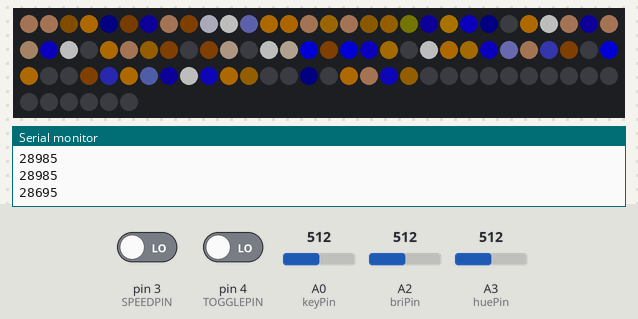
Bench run of a sketch on a simulated Arduino Uno, built with avr-gcc and run on an emulated ATmega328P. Shown: 96 RGB LEDs in strip order, left to right, continuing on the next row, the last lines printed to the serial monitor. The inputs (shaded band) are chosen by the test bench; at power-on: A2 (briPin) = 512, A3 (huePin) = 512, pin 3 (SPEEDPIN) LOW, pin 4 (TOGGLEPIN) LOW, A0 (keyPin) = 512. Dim RGB values are drawn brighter than linear; random numbers use the default seed unless the sketch sets one.

Above: at 4.8 s.
4.9 s: A2 (briPin) set to 0
At 6.1 s:
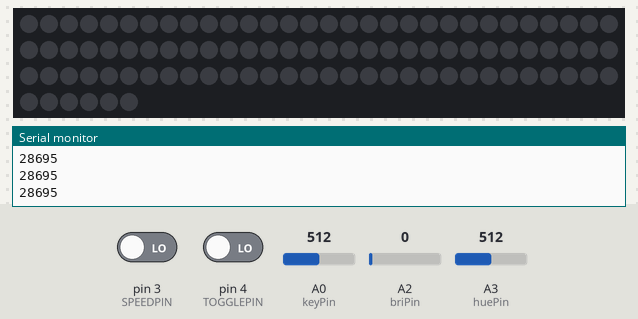
6.4 s: A2 (briPin) set to 20
At 6.58 s:
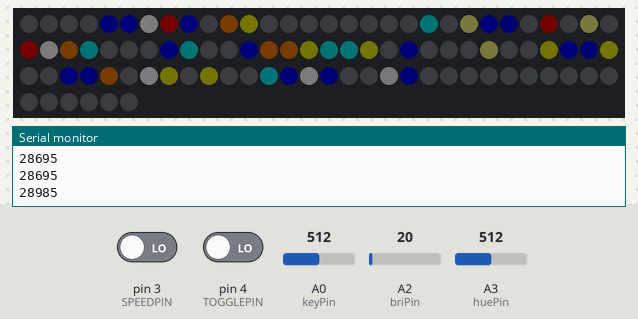
8.8 s: A3 (huePin) set to 716
At 8.99 s:
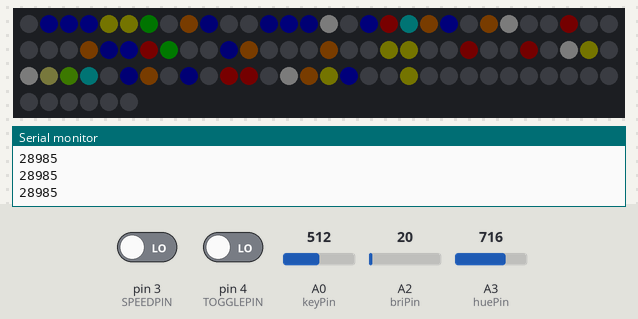
11.2 s: A3 (huePin) set to 900
At 11.41 s:
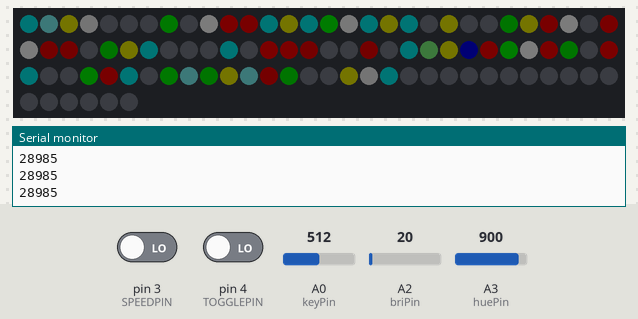
13.6 s: A3 (huePin) set to 306
At 13.84 s:
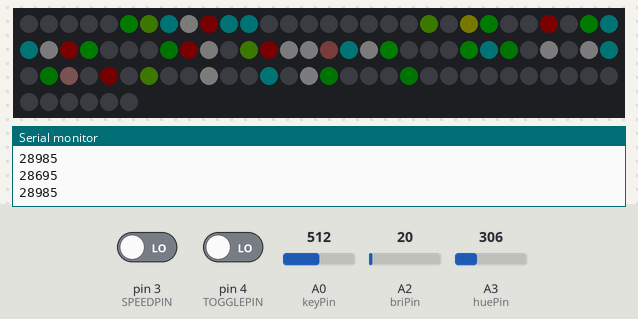
16.1 s: A2 (briPin) set to 122
At 16.26 s:
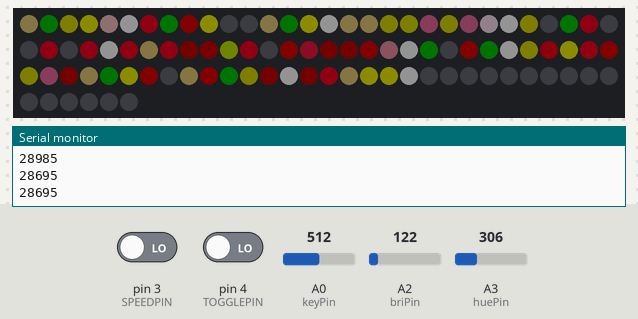

The sketch:

LogicEngineBasic7.ino
```cpp
//
//  RSeries Logic Engine AVR : Basic Sketch by Paul Murphy
//  ======================================================
//  This sketch provides basic functionality for the RSeries Logic Engine hardware.
//  Does not include microSD reading or I2C communication.
//
//  Uses the FastSPI_LED2 library : https://code.google.com/p/fastspi/downloads/detail?name=FastSPI_LED2.RC5.zip
//
//   revision history...
//   2014-01-15 : Optimizing memory to make way for the SD card's wretched 512 byte buffer.
//                Moved rldMap, fldMap, rldColors & fldColors out of SRAM and into flash memory.
//                Eliminated oColors array (adjusted hues are now calculated individually by updateLED instead of all at once).
//                Added debug option to report available SRAM.
//                Need to write the makeColors function and a few small helpers for updateLED.
//                Need to reduce LEDstat size (direction can be combined with color number to save 64 bytes)
//   2014-01-12 : Fixed prototype FLD bug
//   2014-01-08 : Removed debug options to free up some RAM. Fixed rldMap. Fixed fldMap.
//   2014-01-07 : Added 'Testpattern Mode' to aid assembly of the Rear Logic
//

/*

  Dr.Paul explains Colors, LED Direction and (if you're lucky) Midichlorians:

  We give the sketch a selection of 'Key' colors. For the Rear Logic we use 5 colors; black, dark green, green, yellow, red.
  The sketch takes those Key colors and generates several 'Tween' colors that fade between each Key color. These colors are
  all put in order in a big array called AllColors. The color elements themselves are HSV values (Hue, Saturation, Value).

  During the sketches main loop(), each pixel is cycled through all these colors, so thanks to the tween colors they appear to
  fade from color to color.  As each Key color is reached the pixel is paused for a slightly random number of loops; this
  randomness causes the color patterns to constantly evolve, so over time you will see different patterns emerge.

  Say we have 3 key colors and 1 tween color. This creates an AllColors array of 5 unique colors...
    0: Black
    1: Tween
    2: Red
    3: Tween
    4: Yellow
  After the 5th color (Yellow) is reached, we want to switch direction...
    5: Tween (3)
    6: Red   (2)
    7: Tween (1)
  So even though we only use 5 unique colors, each pixel loops through 8 color changes.
  Sometimes we might refer to Color 6; there is no Color 6 in our AllColors array, but we can figure it out...
  if (colorNum>=numColors) actualColorNum=numColors-(colorNum-numColors)-2;
  using the above example numbers...
  if (6>=5) colorNum=5-(6-5)-2; // so color 6 is really 2 (Red) when looping through the array in reverse

  To put it simply, if colorNum >= numColors then the pixel is moving in reverse through the color array.
*/

//  the TOGGLEPIN is used if there's no SD card. if this pin is jumped to +5V,
//  then we'll assume this is the RLD, otherwise we'll assume this is the FLD
#define TOGGLEPIN 4
//  the SPEEDPIN enables speed adjustment via the pots via the pause & delay
#define SPEEDPIN 3

//debug will print a bunch of stuff to serial. useful, but takes up valuable memory and may slow down routines a little
#define DEBUG 1 //0=off, 1=only report available memory, 2=report lots of stuff, 3=slow the main loop down

#define PROTOFLD //uncomment this line if your FLD boards have only 40 LEDs (final versions have 48 LEDs)

#define LOOPCHECK 20 //number of loops after which we'll check the pot values

#include "FastSPI_LED2.h"
#define NUM_LEDS 96 //absolute max number of LEDs possible (we use numLeds for actual number used later)
#define DATA_PIN 6
CRGB leds[NUM_LEDS];

byte Tweens=6;
byte tweenPause=7; // time to delay each tween color (aka fadeyness)
int keyPause=350; // time to delay each key color (aka pauseyness)
byte maxBrightness=255; // 0-255, no need to ever go over 128

int keyPin = A0; //analog pin to read keyPause value
int tweenPin = A1; //analog pin to read tweenPause value
int briPin = A2; //analog pin to read Brightness value
int huePin = A3; //analog pin to read Color/Hue shift value

byte totalColors,Keys; //

byte AllColors[45][3]; // a big array to hold all original KeyColors and all Tween colors
byte LEDstat[96][3]; // an array holding the current color number of each LED, its direction and pausetime
boolean speeds=0; //0 for preset, 1 for tweakable (depends on speedpin)
boolean logic=0; //0 for fld, 1 for rld (depends on togglepin)

//our LEDs aren't in numeric order (FLD is wired serpentine and RLD is all over the place!)
//so we can address specific LEDs more easily, we'll map them out here...
#include <avr/pgmspace.h> //to save SRAM, this stuff all gets stored in flash memory
const byte rldMap[]PROGMEM = {
 0, 1, 2, 3, 4, 5, 6, 7,48,49,50,51,52,53,54,55,
15,14,13,12,11,10, 9, 8,63,62,61,60,59,58,57,56,
16,17,18,19,20,21,22,23,64,65,66,67,68,69,70,71,
31,30,29,28,27,26,25,24,79,78,77,76,75,74,73,72,
32,33,34,35,36,37,38,39,80,81,82,83,84,85,86,87,
47,46,45,44,43,42,41,40,95,94,93,92,91,90,89,88};
#if defined PROTOFLD
//mapping for prototype fld boards (with only 40 LEDs)
const byte fldMap[]PROGMEM = {
 0, 1, 2, 3, 4, 5, 6, 7,
15,14,13,12,11,10, 9, 8,
16,17,18,19,20,21,22,23,
31,30,29,28,27,26,25,24,
32,33,34,35,36,37,38,39,
40,41,42,43,44,45,46,47,
55,54,53,52,51,50,49,48,
56,57,58,59,60,61,62,63,
71,70,69,68,67,66,65,64,
72,73,74,75,76,77,78,79};
#else
//mapping for final fld boards (with 48 LEDs)
const byte fldMap[]PROGMEM = {
15,14,13,12,11,10, 9, 8,
16,17,18,19,20,21,22,23,
31,30,29,28,27,26,25,24,
32,33,34,35,36,37,38,39,
40,41,42,43,44,45,46,47,
55,54,53,52,51,50,49,48,
56,57,58,59,60,61,62,63,
71,70,69,68,67,66,65,64,
72,73,74,75,76,77,78,79,
87,86,85,84,83,82,81,80};
#endif

//default colors also get stored in flash memory...
const byte fldColors[6][3]PROGMEM = { {170,0,0} , {170,255,54} , {170,255,120} , {166,255,200} , {154,84,150} , {174,0,200} };
const byte rldColors[5][3]PROGMEM = { {87,0,0} , {87,206,105} , {79,255,184} , {18,255,250} , {0,255,214} };

//experimental microSD stuff
/*#include <SD.h>
const int chipSelect = 10; //digital pin used for microSD
File myFile;*/

void setup() {

      delay(50); // sanity check delay
      randomSeed(analogRead(0)); //helps keep random numbers more random
      #if defined(DEBUG)
      Serial.begin(9600);
      #endif

      pinMode(TOGGLEPIN, INPUT);
      //digitalWrite(TOGGLEPIN, HIGH); //used for dipswitch prototype
      logic=digitalRead(TOGGLEPIN);
      if (logic==1) {
        #if (DEBUG>1)
        Serial.println("RLD");
        #endif
        //logic=1;
        //numLeds=96;
        //slow default speeds down for the RLD...
        tweenPause=40;
        keyPause=1200;
        Keys=sizeof(rldColors)/3;
        #if (DEBUG>1)
        Serial.println(String(Keys)+" Keys");
        #endif
      }
      else {
        #if (DEBUG>1)
        Serial.println("FLD");
        #endif
        //numLeds=80;
        Keys=sizeof(fldColors)/3;
      }

      totalColors=Keys*Tweens;
      #if (DEBUG>1)
      Serial.println(String(Keys)+" Keys\n"+String(Tweens)+" Tweens\n"+String(totalColors)+" Total");
      #endif

      pinMode(SPEEDPIN, INPUT);
      //digitalWrite(SPEEDPIN, HIGH); //used for dipswitch prototype
      if (digitalRead(SPEEDPIN)==HIGH) {
        speeds=1;
        #if (DEBUG>1)
        Serial.println("SPD");
        #endif
      }

      //make a giant array of all colors tweened...
      byte el,val,kcol,perStep,totalColorCount; //
      for(kcol=0;kcol<(Keys);kcol++) { //go through each Key color
        for(el=0;el<3;el++) { //loop through H, S and V
          if (logic==0) perStep=int(pgm_read_byte(&fldColors[kcol+1][el])-pgm_read_byte(&fldColors[kcol][el]))/(Tweens+1);
          else perStep=int(pgm_read_byte(&rldColors[kcol+1][el])-pgm_read_byte(&rldColors[kcol][el]))/(Tweens+1);
          byte tweenCount=0;
          if (logic==0) val=pgm_read_byte(&fldColors[kcol][el]);
          else val=pgm_read_byte(&rldColors[kcol][el]);
          while (tweenCount<=Tweens) {
            if (tweenCount==0) totalColorCount=kcol*(Tweens+1); //this is the first transition, between these 2 colors, make sure the total count is right
            AllColors[totalColorCount][el]=val; //set the actual color element (H, S or V)
            tweenCount++;
            totalColorCount++;
            val=byte(val+perStep);
          }
        }
      }
      /*#if (DEBUG>1)
      // print all the colors
      for(byte x=0;x<totalColors;x++) {
        Serial.println(String(x)+" : "+String(AllColors[x][0])+","+String(AllColors[x][1])+","+String(AllColors[x][2])+"  o  "+String(oColors[x][0])+","+String(oColors[x][1])+","+String(oColors[x][2]));
      }
      #endif */

      FastLED.setBrightness(maxBrightness); //sets the overall brightness to the maximum
      FastLED.addLeds<WS2812, DATA_PIN, GRB>(leds, NUM_LEDS);

      for(byte x=0;x<NUM_LEDS;x++) leds[x] = CRGB::Black; //sets all possible LEDs to black
      FastLED.show();

      //to get the RLD test mode, S4 should have jumper, S3 no jumper, Delay trimmer should be turned completely counter-clockwise
      int delayVal = analogRead(keyPin);
      if (logic==1 && speeds==0 && delayVal<10) {
        //testpattern for RLD
        byte testColor[96] = {
        1,1,1,1,1,1,1,1,
        2,3,3,3,3,2,2,2,
        4,4,4,4,4,4,4,4,
        5,5,5,5,5,5,5,5,
        2,2,2,3,3,3,3,2,
        1,1,1,1,1,1,1,1,
        1,1,1,1,1,1,1,1,
        2,2,2,3,3,3,3,2,
        4,4,4,4,4,4,4,4,
        5,5,5,5,5,5,5,5,
        2,3,3,3,3,2,2,2,
        1,1,1,1,1,1,1,1};
        //go through all our LEDs, setting them to appropriate colors
        for(byte x=0;x<96;x++) {
           if (testColor[x]==1) leds[x] = CRGB::DarkRed;
           if (testColor[x]==2) leds[x] = CRGB::DarkOrange;
           if (testColor[x]==3) leds[x] = CRGB::DarkGreen;
           if (testColor[x]==4) leds[x] = CRGB::DeepSkyBlue;
           if (testColor[x]==5) leds[x] = CRGB::Orchid;
           FastLED.setBrightness(10);
           FastLED.show();
           delay(10);
        }
        delay(999999);
        FastLED.setBrightness(maxBrightness);
      }

      //configure each LED's status (color number, direction, pause time)
      for(byte x=0;x<NUM_LEDS;x++) {
        LEDstat[x][0]=byte(random(totalColors)); //choose a random color number to start this LED at
        LEDstat[x][1]=random(2); //choose a random direction for this LED (0 up or 1 down)
        if (LEDstat[x][0]%(Tweens+1)==0) LEDstat[x][2]=random(keyPause); //color is a key, set its pause time for longer than tweens
        else LEDstat[x][2]=random(tweenPause);
      }
      //now set the LEDs to their initial colors...
      for(byte x=0;x<NUM_LEDS;x++) {
        if (logic==1)  leds[pgm_read_byte(&rldMap[x])].setHSV(AllColors[LEDstat[x][0]][0],AllColors[LEDstat[x][0]][1],AllColors[LEDstat[x][0]][2]);
        else if (x<80) leds[pgm_read_byte(&fldMap[x])].setHSV(AllColors[LEDstat[x][0]][0],AllColors[LEDstat[x][0]][1],AllColors[LEDstat[x][0]][2]) ;
        FastLED.show();
        delay(10);
      }

      //do a startup animation of some sort
      for(byte x=0;x<NUM_LEDS;x++) {
        if (logic==1) {
          //RLD STARTUP
          leds[pgm_read_byte(&rldMap[x])] = CRGB::Green;
          if ((x+1)%24==0) { delay(200); FastLED.show(); }
        }
        else {
          //FLD STARTUP
          #if defined(PROTOFLD)
          if (pgm_read_byte(&fldMap[x])<80) { //not all LEDs in the array are used for the FLD
          #else
          if (pgm_read_byte(&fldMap[x])>7 && pgm_read_byte(&fldMap[x])<88) { //not all LEDs in the array are used for the FLD
          #endif
            leds[pgm_read_byte(&fldMap[x])] = CRGB::Blue;
            if ((x+1)%8==0) { delay(100); FastLED.show(); }
          }
        }

      }

      #if defined(DEBUG)
      Serial.println(memoryFree()); // print the free memory
      delay(1000);
      #endif
}

#if defined(DEBUG)
// variables created by the build process when compiling the sketch (used for the memotyFree function)
extern int __bss_end;
extern void *__brkval;
// function to return the amount of free RAM
int memoryFree() {
  int freeValue;
  if((int)__brkval == 0) freeValue = ((int)&freeValue) - ((int)&__bss_end);
  else freeValue = ((int)&freeValue) - ((int)__brkval);
  return freeValue;
}
#endif

void updateLED(byte LEDnum, byte hueVal) {
    //this will take an LED number and adjust its status in the LEDstat array
    //check the current color this LED is set to...
    //unsigned int currentColor=LEDstat[LEDnum];
    if (LEDstat[LEDnum][2]!=0) {
      //LED is paused
      LEDstat[LEDnum][2]=LEDstat[LEDnum][2]-1; //reduce the LEDs pause number and check back next loop
    }
    else {
        //LED had 0 pause time, let's change things around...
        if (LEDstat[LEDnum][1]==0 && LEDstat[LEDnum][0]<(totalColors-1)) {
            LEDstat[LEDnum][0]=LEDstat[LEDnum][0]+1; //change it to next color
            //adjust hue...
            byte hue=AllColors[LEDstat[LEDnum][0]][0]+hueVal;
            if (hue+hueVal>255) hue=hue+hueVal-255;
            else hue=hue+hueVal;
            leds[LEDnum].setHSV(hue,AllColors[LEDstat[LEDnum][0]][1],AllColors[LEDstat[LEDnum][0]][2]);
            if (LEDstat[LEDnum][0]%(Keys+1)==0) LEDstat[LEDnum][2]=random(keyPause); //color is a key, set its pause time for longer than tweens
            else LEDstat[LEDnum][2]=random(tweenPause);
        }
        else if (LEDstat[LEDnum][1]==0 && LEDstat[LEDnum][0]==(totalColors-1)) {
            LEDstat[LEDnum][1]=1; //LED is at the final color, leave color but change direction to down
        }
        else if (LEDstat[LEDnum][1]==1 && LEDstat[LEDnum][0]>0) {
            LEDstat[LEDnum][0]=LEDstat[LEDnum][0]-1; //change it to previous color
            //adjust hue...
            byte hue=AllColors[LEDstat[LEDnum][0]][0];
            if (hue+hueVal>255) hue=hue+hueVal-255;
            else hue=hue+hueVal;
            leds[LEDnum].setHSV(hue,AllColors[LEDstat[LEDnum][0]][1],AllColors[LEDstat[LEDnum][0]][2]);
            if (LEDstat[LEDnum][0]%(Keys+1)==0) {
              LEDstat[LEDnum][2]=random(keyPause); //new color is a key, set LED's pause time for longer than tweens
            }
            else LEDstat[LEDnum][2]=tweenPause;
        }
        else if (LEDstat[LEDnum][1]==1 && LEDstat[LEDnum][0]==0) {
            LEDstat[LEDnum][1]=0; //LED is at the first color (0), leave color but change direction to up
        }
    }
}


unsigned int loopCount;
byte briVal,prevBri,briDiff,hueVal;
#if (DEBUG>1)
unsigned long time;
#endif
void loop() {

    /*#if (DEBUG>1)
    if (loopCount==1) time=millis();
    #endif*/

    if (loopCount==LOOPCHECK) { //only check this stuff every 100 or so loops

       #if (DEBUG>0)
       Serial.println(String(memoryFree())); // print the free memory
       #endif
       #if (DEBUG>1)
       time=(micros()-time)/(LOOPCHECK-1);
       Serial.println("lps "+String(1000000/time)+"\n");
       time=micros();
       #endif

       if (speeds==1) {
         /*#if (DEBUG>1)
         Serial.println("checking key and tween pots\n");
         #endif*/
         keyPause = analogRead(keyPin);
         tweenPause = round(analogRead(tweenPin)/10);
       }

       // LET THE USER ADJUST GLOBAL BRIGHTNESS...
       briVal = (round(analogRead(briPin)/4)*maxBrightness)/255; //the Bright trimpot has a value between 0 and 1024, we divide this down to between 0 and our maxBrightness
       if (briVal!=prevBri) {
         briDiff=(max(briVal,prevBri)-min(briVal,prevBri));
         if (briDiff>=2) {
             /*#if (DEBUG>1)
             Serial.println("bri "+String(briVal));
             //delay(100);
             #endif*/
             FastLED.setBrightness(briVal); //sets the overall brightness
         }
         prevBri=briVal;
       }
       loopCount=0;
    }

    loopCount++;

    hueVal = round(analogRead(huePin)/4); //read the Color trimpot (gets passed to updateLED for each LED)
    //go through each LED and update it
    for(byte LEDnum=0;LEDnum<NUM_LEDS;LEDnum++) {
      if (logic==1) updateLED(pgm_read_byte(&rldMap[LEDnum]),hueVal);
      #if defined(PROTOFLD)
      else if (LEDnum<80) updateLED(pgm_read_byte(&fldMap[LEDnum]),hueVal);
      #else
      else if (pgm_read_byte(&fldMap[LEDnum])>7 && pgm_read_byte(&fldMap[LEDnum])<88) updateLED(pgm_read_byte(&fldMap[LEDnum]),hueVal);
      #endif
    }
    FastLED.show();

    #if (DEBUG>2)
    delay(10); //slow things down to a crawl
    #endif
}
```

Measured:
- after the input at 6.4 s, the LEDs: change at once (image 2)
